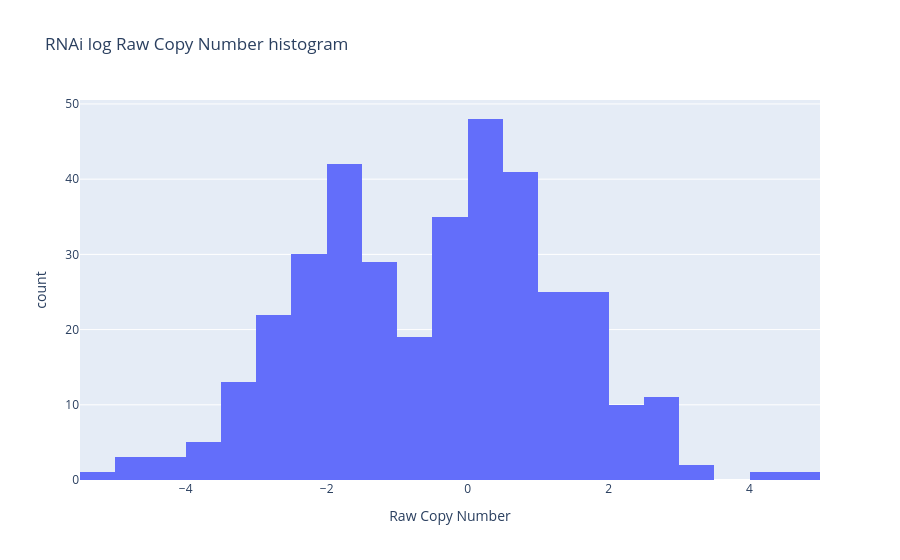

Notebook code cell kept with this figure:
### Code cell
fig4 = px.histogram(np.log(RNAi_raw_PCN), title='RNAi log Raw Copy Number histogram',x="Raw Copy Number")
fig4.show()

### Figure 1 — Plotly figure (JSON) as saved in the notebook; plotly's stock layout.template omitted (floating-point values rounded to 4 significant figures; data arrays with more than 128 entries replaced by an {"elided": "..."} marker saying what was removed)
{"data": [{"alignmentgroup": "True", "bingroup": "x", "hovertemplate": "Raw Copy Number=%{x}<br>count=%{y}<extra></extra>", "legendgroup": "", "marker": {"color": "#636efa", "pattern": {"shape": ""}}, "name": "", "offsetgroup": "", "orientation": "v", "showlegend": false, "x": {"elided": "366 float values"}, "xaxis": "x", "yaxis": "y", "type": "histogram"}], "layout": {"xaxis": {"anchor": "y", "domain": [0.0, 1.0], "title": {"text": "Raw Copy Number"}}, "yaxis": {"anchor": "x", "domain": [0.0, 1.0], "title": {"text": "count"}}, "legend": {"tracegroupgap": 0}, "title": {"text": "RNAi log Raw Copy Number histogram"}, "barmode": "relative"}}
